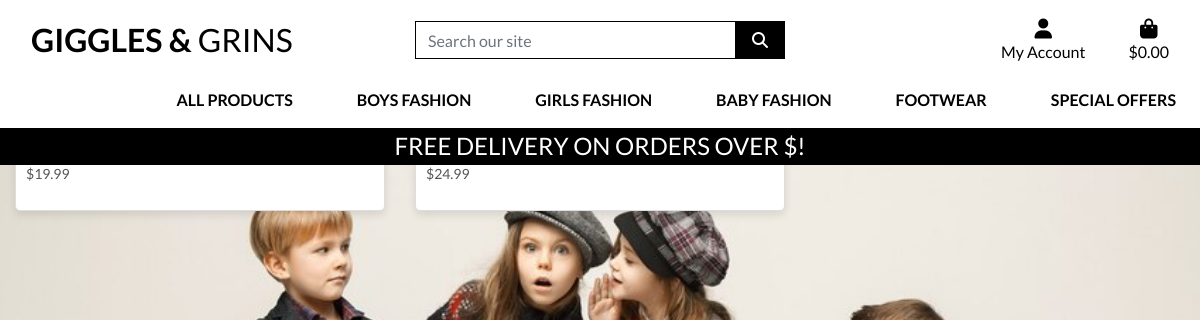
Page /products/subcategory/Jeans/ on the earlier database version.
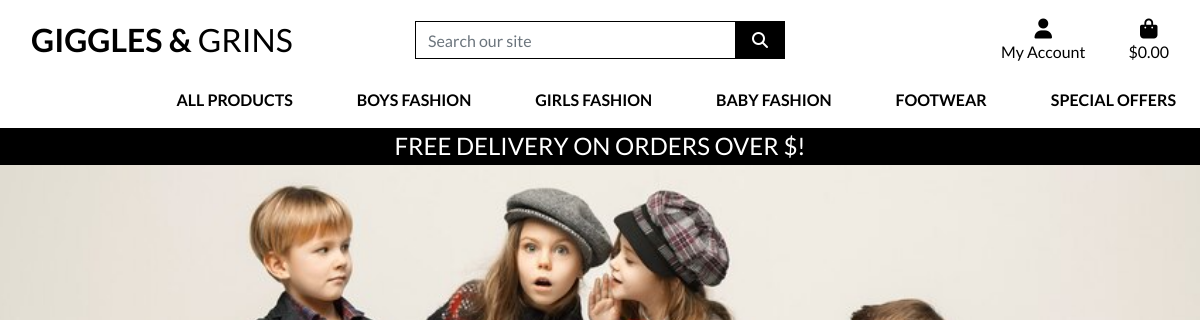
Same page on the later database version.
### products/models.py (models this page shows, shortened)
class Product(models.Model):
    category = models.ForeignKey('Category', null=True, blank=True, on_delete=models.SET_NULL)
    sku = models.CharField(max_length=254, null=True, blank=True)
    name = models.CharField(max_length=254)
    description = models.TextField()
    price = models.DecimalField(max_digits=6, decimal_places=2)
    rating = models.DecimalField(max_digits=6, decimal_places=2, null=True, blank=True)
    image_url = models.URLField(max_length=1024, null=True, blank=True)
    image = models.ImageField(upload_to='product_images/', blank=True, null=True)

### products/views.py (the view)
# urls.py: path('subcategory/<str:subcategory_name>/', views.products_by_subcategory, name='products_by_subcategory'),
def products_by_subcategory(request, subcategory_name):
    try:
        subcategory = Subcategory.objects.get(name=subcategory_name)
        products = Product.objects.filter(category__subcategories=subcategory)
        context = {
            'products': products,
            'current_subcategory': subcategory,
        }
        return render(request, 'products/products_by_subcategory.html', context)
    except Subcategory.DoesNotExist:
        messages.error(request, "The selected subcategory does not exist.")
        return redirect('products')

### products/templates/products/products_by_subcategory.html (shortened to what this page needs)
{% extends "base.html" %}
{% load static %}
{% block content %}
<div class="container mt-5">
    <h2>Products in {{ current_subcategory.friendly_name }}</h2>
    <div class="row">
        {% for product in products %}
            <div class="col-md-4">
                <div class="card">
                    <a href="{% url 'product_detail' product.id %}">
                    </a>
                    <div class="card-body">
                        <h5>{{ product.name }}</h5>
                        <p>${{ product.price }}</p>
                    </div>
                </div>
            </div>
        {% empty %}
            <p>No products found in this subcategory.</p>
        {% endfor %}
    </div>
</div>
{% endblock %}

Differences in the rows shown:
no longer on this page (row edited): Product: price "19.99"
no longer on this page (row edited): Product: price "24.99"
